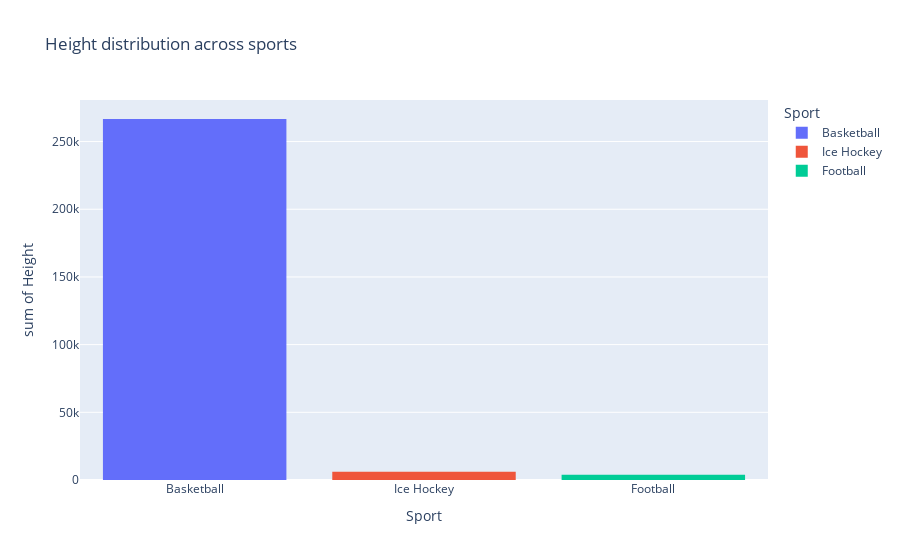

Notebook code cell kept with this figure:
### Code cell
fig = px.histogram(
    data_frame=sports_height,
    color='Sport',
    x="Sport",
    y = "Height",
    title="Height distribution across sports"
)

fig.show()

### Figure 1 — Plotly figure (JSON) as saved in the notebook; plotly's stock layout.template omitted (floating-point values rounded to 4 significant figures; data arrays with more than 128 entries replaced by an {"elided": "..."} marker saying what was removed)
{"data": [{"alignmentgroup": "True", "bingroup": "x", "histfunc": "sum", "hovertemplate": "Sport=%{x}<br>sum of Height=%{y}<extra></extra>", "legendgroup": "Basketball", "marker": {"color": "#636efa", "pattern": {"shape": ""}}, "name": "Basketball", "offsetgroup": "Basketball", "orientation": "v", "showlegend": true, "type": "histogram", "x": {"elided": "1310 str values"}, "xaxis": "x", "y": {"elided": "1310 int values"}, "yaxis": "y"}, {"alignmentgroup": "True", "bingroup": "x", "histfunc": "sum", "hovertemplate": "Sport=%{x}<br>sum of Height=%{y}<extra></extra>", "legendgroup": "Ice Hockey", "marker": {"color": "#EF553B", "pattern": {"shape": ""}}, "name": "Ice Hockey", "offsetgroup": "Ice Hockey", "orientation": "v", "showlegend": true, "type": "histogram", "x": ["Ice Hockey", "Ice Hockey", "Ice Hockey", "Ice Hockey", "Ice Hockey", "Ice Hockey", "Ice Hockey", "Ice Hockey", "Ice Hockey", "Ice Hockey", "Ice Hockey", "Ice Hockey", "Ice Hockey", "Ice Hockey", "Ice Hockey", "Ice Hockey", "Ice Hockey", "Ice Hockey", "Ice Hockey", "Ice Hockey", "Ice Hockey", "Ice Hockey", "Ice Hockey", "Ice Hockey", "Ice Hockey", "Ice Hockey", "Ice Hockey", "Ice Hockey", "Ice Hockey", "Ice Hockey", "Ice Hockey"], "xaxis": "x", "y": [196, 196, 197, 200, 199, 199, 206, 206, 206, 198, 199, 198, 198, 196, 196, 196, 201, 201, 196, 196, 198, 198, 198, 198, 196, 196, 196, 196, 197, 196, 197], "yaxis": "y"}, {"alignmentgroup": "True", "bingroup": "x", "histfunc": "sum", "hovertemplate": "Sport=%{x}<br>sum of Height=%{y}<extra></extra>", "legendgroup": "Football", "marker": {"color": "#00cc96", "pattern": {"shape": ""}}, "name": "Football", "offsetgroup": "Football", "orientation": "v", "showlegend": true, "type": "histogram", "x": ["Football", "Football", "Football", "Football", "Football", "Football", "Football", "Football", "Football", "Football", "Football", "Football", "Football", "Football", "Football", "Football", "Football", "Football", "Football", "Football"], "xaxis": "x", "y": [197, 200, 199, 196, 196, 200, 198, 196, 197, 196, 197, 196, 199, 196, 198, 197, 197, 196, 196, 197], "yaxis": "y"}], "layout": {"barmode": "relative", "legend": {"title": {"text": "Sport"}, "tracegroupgap": 0}, "title": {"text": "Height distribution across sports"}, "xaxis": {"anchor": "y", "categoryarray": ["Basketball", "Ice Hockey", "Football"], "categoryorder": "array", "domain": [0, 1], "title": {"text": "Sport"}}, "yaxis": {"anchor": "x", "domain": [0, 1], "title": {"text": "sum of Height"}}}}
